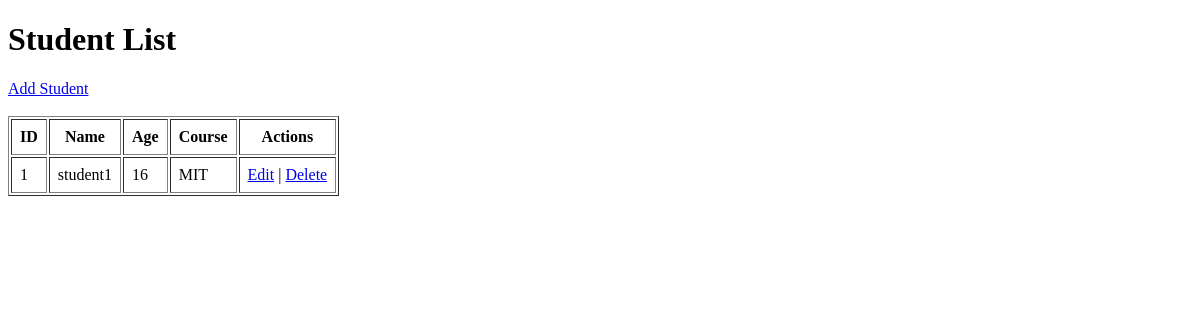
Before: / with the older database file.
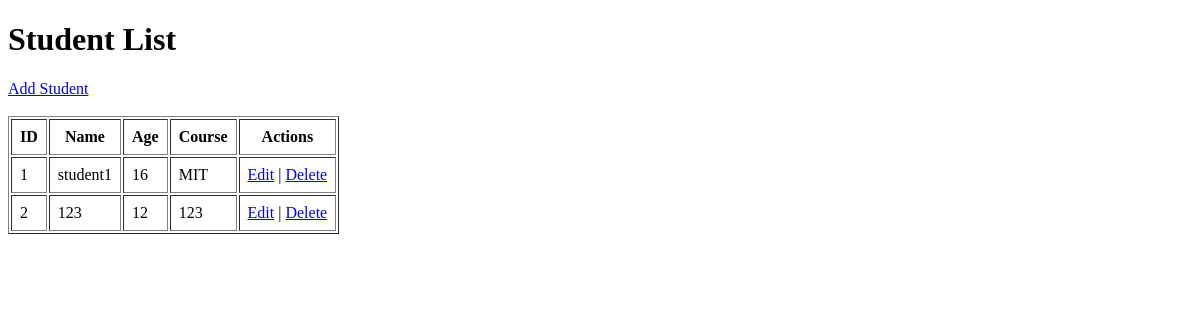
After: the same page with the newer database file.
### tables this page shows
CREATE TABLE students (
            id INTEGER PRIMARY KEY AUTOINCREMENT,
            name TEXT,
            age INTEGER,
            course TEXT
        );

### app.py (the view)
@app.route("/")
def index():
    conn = get_db()
    students = conn.execute("SELECT * FROM students").fetchall()
    conn.close()
    return render_template("index.html", students=students)

### app.py (called while the page is built)
def get_db():
    conn = sqlite3.connect("students.db")
    conn.row_factory = sqlite3.Row
    return conn

### templates/index.html (shortened to what this page needs)
<!DOCTYPE html>
<html>
<head>
</head>
<body>
    <h1>Student List</h1>
    <a href="/add">Add Student</a>
    <br><br>
    <table border="1" cellpadding="8">
        <tr>
            <th>ID</th><th>Name</th><th>Age</th><th>Course</th><th>Actions</th>
        </tr>
        {% for s in students %}
        <tr>
            <td>{{ s.id }}</td>
            <td>{{ s.name }}</td>
            <td>{{ s.age }}</td>
            <td>{{ s.course }}</td>
            <td>
                <a href="/edit/{{ s.id }}">Edit</a> |
                <a href="/delete/{{ s.id }}">Delete</a>
            </td>
        </tr>
        {% endfor %}
    </table>
</body>
</html>

Changed rows visible on the page:
added students: id "2", name "123", age "12", course "123"
